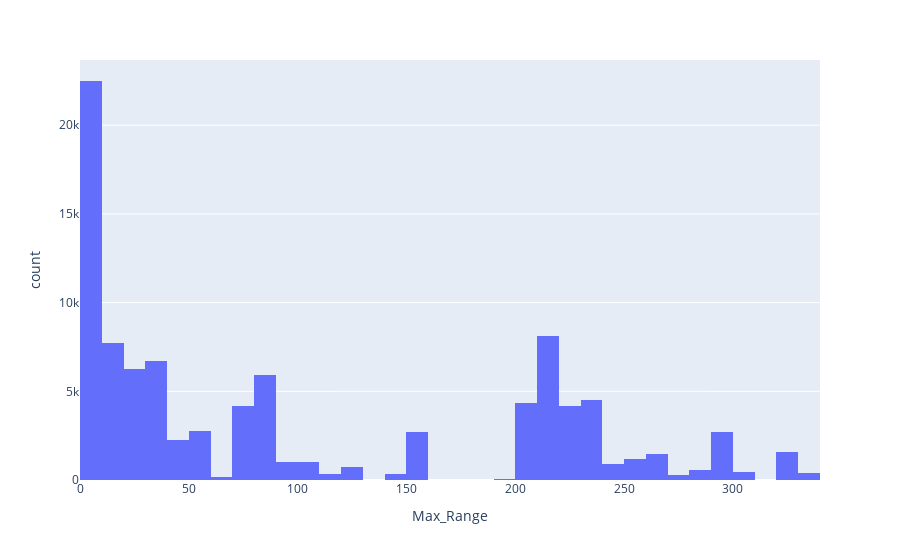

The notebook cell this image was saved under:
### Code cell
df = ev[ev['Max_Range']>1]
fig = px.histogram(df, x="Max_Range", nbins=50)
fig.show()

### Figure 1 — Plotly figure (JSON) as saved in the notebook; plotly's stock layout.template omitted (floating-point values rounded to 4 significant figures; data arrays with more than 128 entries replaced by an {"elided": "..."} marker saying what was removed)
{"data": [{"alignmentgroup": "True", "bingroup": "x", "hovertemplate": "Max_Range=%{x}<br>count=%{y}<extra></extra>", "legendgroup": "", "marker": {"color": "#636efa", "pattern": {"shape": ""}}, "name": "", "nbinsx": 50, "offsetgroup": "", "orientation": "v", "showlegend": false, "type": "histogram", "x": {"elided": "95426 float values"}, "xaxis": "x", "yaxis": "y"}], "layout": {"autosize": true, "barmode": "relative", "legend": {"tracegroupgap": 0}, "margin": {"t": 60}, "xaxis": {"anchor": "y", "autorange": true, "domain": [0, 1], "range": [0, 340], "title": {"text": "Max_Range"}, "type": "linear"}, "yaxis": {"anchor": "x", "autorange": true, "domain": [0, 1], "range": [0, 23670.0], "title": {"text": "count"}}}}
